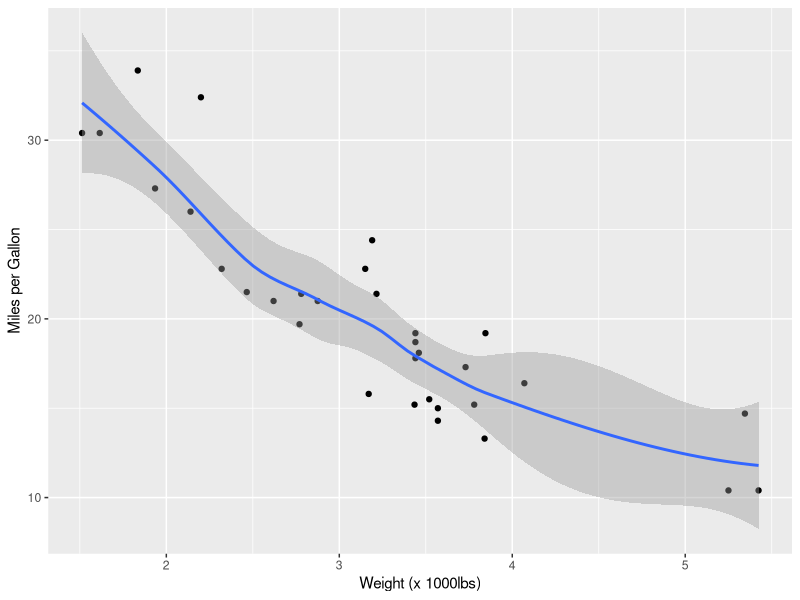

Write R code to recreate this figure.
#Loading packages
#title plot1
install.packages("ggplot2")
library("ggplot2")

# Preview dataset
head(mtcars)

# Selecting the weight and miles per gallon as variables and plot with ggplot. 
my_scatplot <- ggplot(mtcars,aes(x=wt,y=mpg)) + geom_point()
my_scatplot + xlab('Weight (x 1000lbs)') + ylab('Miles per Gallon') + geom_smooth()
